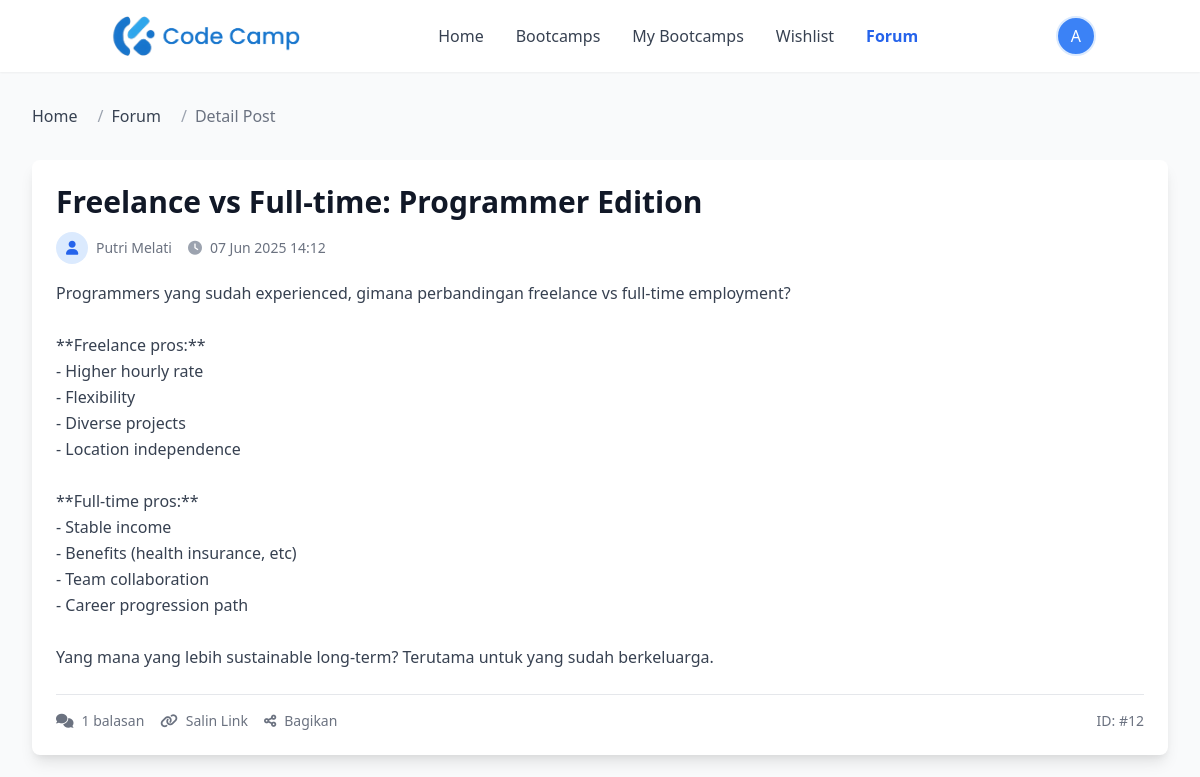
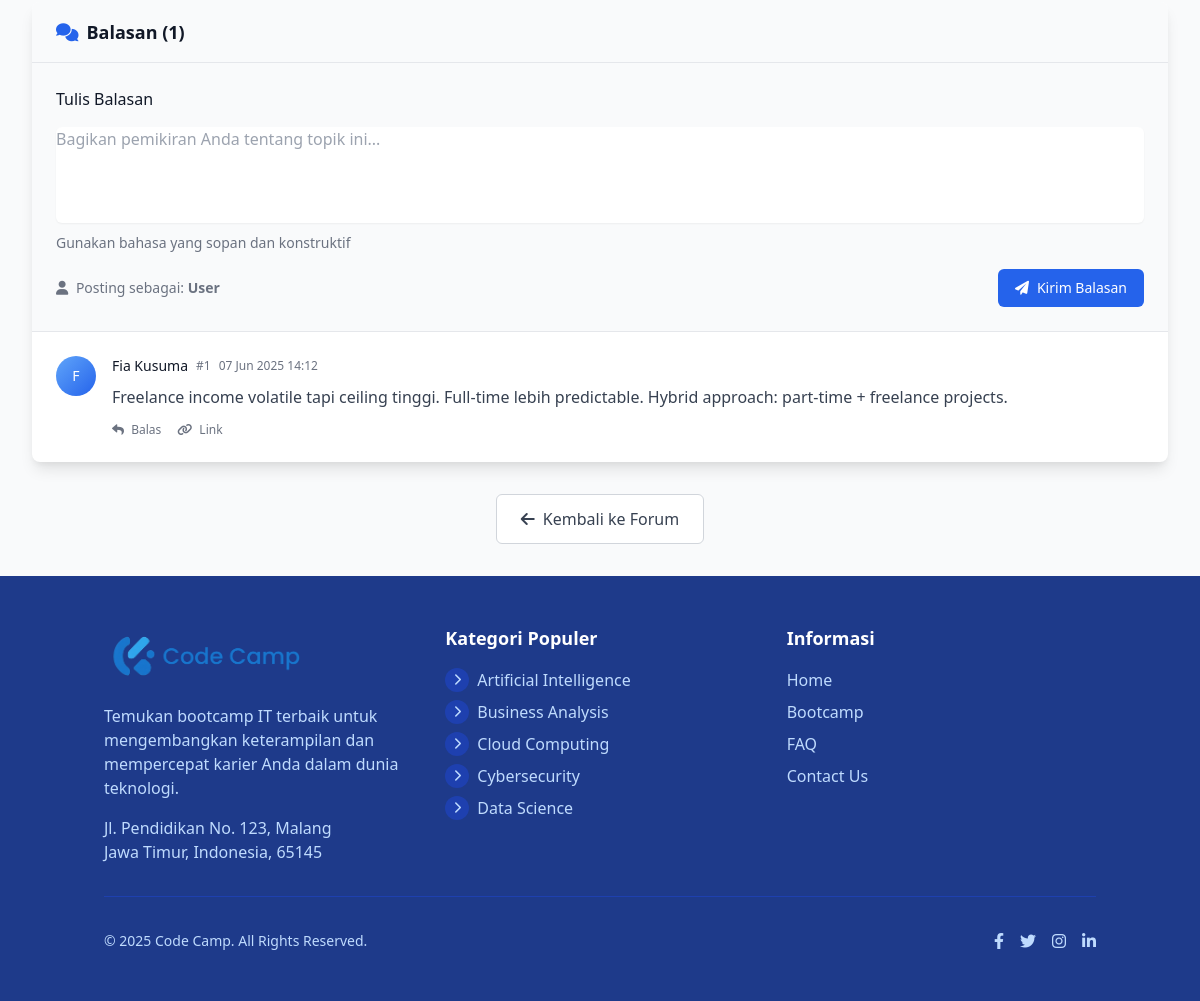
The page /index.php?action=forum_detail&id=12 (signed in) on the database its author committed (2 pictures, top to bottom).
### tables this page shows
CREATE TABLE IF NOT EXISTS forum_posts (
    id INT AUTO_INCREMENT PRIMARY KEY,
    user_id INT NOT NULL,
    title VARCHAR(255) NOT NULL,
    slug VARCHAR(255) NOT NULL UNIQUE,  
    content TEXT NOT NULL,
    category VARCHAR(100) DEFAULT 'general',  
    status ENUM('published', 'draft', 'archived') DEFAULT 'published',  
    is_pinned TINYINT(1) DEFAULT 0,  
    is_locked TINYINT(1) DEFAULT 0,  
    view_count INT DEFAULT 0,  
    reply_count INT DEFAULT 0,  
    last_reply_at DATETIME DEFAULT NULL,  
    last_reply_by INT DEFAULT NULL,  
    created_at DATETIME NOT NULL DEFAULT CURRENT_TIMESTAMP,  
    updated_at DATETIME DEFAULT CURRENT_TIMESTAMP ON UPDATE CURRENT_TIMESTAMP,  
    is_deleted TINYINT(1) DEFAULT 0,  
    
     
     
    
     
    INDEX idx_forum_posts_user (user_id),
    INDEX idx_forum_posts_slug (slug),
    INDEX idx_forum_posts_category (category),
    INDEX idx_forum_posts_status (status),
    INDEX idx_forum_posts_created (created_at),
    INDEX idx_forum_posts_deleted (is_deleted)
);

CREATE TABLE IF NOT EXISTS users (
    id INT AUTO_INCREMENT PRIMARY KEY,
    name VARCHAR(100) NOT NULL,
    alamat_email VARCHAR(100) NOT NULL UNIQUE,  
    password VARCHAR(255) NOT NULL,
    no_telepon VARCHAR(20) DEFAULT NULL,  
    status ENUM('active', 'inactive', 'suspended') DEFAULT 'active',  
    email_verified TINYINT(1) DEFAULT 0,  
    created_at DATETIME NOT NULL DEFAULT CURRENT_TIMESTAMP,  
    updated_at DATETIME DEFAULT CURRENT_TIMESTAMP ON UPDATE CURRENT_TIMESTAMP,  
    
     
    INDEX idx_users_email (alamat_email),
    INDEX idx_users_status (status),
    INDEX idx_users_created (created_at)
);

CREATE TABLE IF NOT EXISTS forum_replies (
    id INT AUTO_INCREMENT PRIMARY KEY,
    post_id INT NOT NULL,
    user_id INT NOT NULL,
    parent_id INT DEFAULT NULL,  
    content TEXT NOT NULL,
    status ENUM('published', 'pending', 'rejected') DEFAULT 'published',  
    is_helpful TINYINT(1) DEFAULT 0,  
    helpful_count INT DEFAULT 0,  
    created_at DATETIME NOT NULL DEFAULT CURRENT_TIMESTAMP,  
    updated_at DATETIME DEFAULT CURRENT_TIMESTAMP ON UPDATE CURRENT_TIMESTAMP,  
    is_deleted TINYINT(1) DEFAULT 0,  
    
     
    FOREIGN KEY (post_id) REFERENCES forum_posts(id) ON DELETE CASCADE ON UPDATE CASCADE,
    FOREIGN KEY (user_id) REFERENCES users(id) ON DELETE CASCADE ON UPDATE CASCADE,
    FOREIGN KEY (parent_id) REFERENCES forum_replies(id) ON DELETE CASCADE ON UPDATE CASCADE,
    
     
    INDEX idx_forum_replies_post (post_id),
    INDEX idx_forum_replies_user (user_id),
    INDEX idx_forum_replies_parent (parent_id),
    INDEX idx_forum_replies_status (status),
    INDEX idx_forum_replies_created (created_at),
    INDEX idx_forum_replies_deleted (is_deleted)
);

CREATE TABLE IF NOT EXISTS categories (
    id INT AUTO_INCREMENT PRIMARY KEY,
    name VARCHAR(100) NOT NULL UNIQUE,  
    slug VARCHAR(100) NOT NULL UNIQUE,  
    icon VARCHAR(255) DEFAULT NULL,  
    description TEXT DEFAULT NULL,  
    status ENUM('active', 'inactive') DEFAULT 'active',  
    sort_order INT DEFAULT 0,  
    created_at DATETIME NOT NULL DEFAULT CURRENT_TIMESTAMP,  
    updated_at DATETIME DEFAULT CURRENT_TIMESTAMP ON UPDATE CURRENT_TIMESTAMP,  
    
     
    INDEX idx_categories_slug (slug),
    INDEX idx_categories_status (status),
    INDEX idx_categories_sort (sort_order)
);

### views/forum/detail.php (the view, shortened to what the rows shown need)
<?php
include_once 'views/includes/header.php';
?>
<div class="max-w-7xl mx-auto px-4 sm:px-6 lg:px-8 py-8">
    <nav class="flex mb-8" aria-label="Breadcrumb">
        <ol class="inline-flex items-center space-x-1 md:space-x-3">
            <li class="inline-flex items-center">
                <a href="index.php" class="text-gray-700 hover:text-blue-600">Home</a>
            </li>
            <li>
                <div class="flex items-center">
                    <span class="mx-2 text-gray-400">/</span>
                    <a href="index.php?action=forum" class="text-gray-700 hover:text-blue-600">Forum</a>
                </div>
            </li>
            <li>
                <div class="flex items-center">
                    <span class="mx-2 text-gray-400">/</span>
                    <span class="text-gray-500">Detail Post</span>
                </div>
            </li>
        </ol>
    </nav>
    <div class="bg-white shadow-lg rounded-lg mb-6 overflow-hidden">
        <div class="p-6">
            <div class="flex justify-between items-start mb-4">
                <div class="flex-1">
                    <h1 class="text-3xl font-bold text-gray-900 mb-3">
                        <?php echo htmlspecialchars($post['title']); ?>
                    </h1>
                    <div class="flex items-center text-sm text-gray-500 space-x-4">
                        <span class="flex items-center">
                            <div class="w-8 h-8 bg-blue-100 rounded-full flex items-center justify-center mr-2">
                                <i class="fas fa-user text-blue-600"></i>
                            </div>
                            <?php echo htmlspecialchars($post['user_name']); ?>
                        </span>
                        <span class="flex items-center">
                            <i class="fas fa-clock mr-2 text-gray-400"></i>
                            <?php echo date('d M Y H:i', strtotime($post['created_at'])); ?>
                        </span>
                    </div>
                </div>
            </div>
            <div class="prose max-w-none text-gray-700 leading-relaxed">
                <?php echo nl2br(htmlspecialchars($post['content'])); ?>
            </div>
            <div class="mt-6 pt-4 border-t border-gray-200">
                <div class="flex justify-between items-center">
                    <div class="flex items-center space-x-4 text-sm text-gray-500">
                        <span class="flex items-center">
                            <i class="fas fa-comments mr-2"></i>
                            <?php echo count($replies); ?> balasan
                        </span>
                        <button onclick="copyPostLink()" class="flex items-center hover:text-blue-600 transition-colors">
                            <i class="fas fa-link mr-2"></i>
                            Salin Link
                        </button>
                        <button onclick="sharePost()" class="flex items-center hover:text-blue-600 transition-colors">
                            <i class="fas fa-share-alt mr-2"></i>
                            Bagikan
                        </button>
                    </div>
                    <div class="text-sm text-gray-500">
                        ID: #<?php echo $post['id']; ?>
                    </div>
                </div>
            </div>
        </div>
    </div>
    <div class="bg-white shadow-lg rounded-lg overflow-hidden">
        <div class="bg-gray-50 px-6 py-4 border-b border-gray-200">
            <h3 class="text-lg font-semibold text-gray-900 flex items-center">
                <i class="fas fa-comments text-blue-600 mr-2"></i>
                Balasan (<?php echo count($replies); ?>)
            </h3>
        </div>
        <?php if (isset($_SESSION['user_id'])): ?>
            <div class="p-6 border-b border-gray-200 bg-gray-50">
                <h4 class="text-md font-medium text-gray-900 mb-4">Tulis Balasan</h4>
                <form method="POST" action="index.php?action=forum_reply">
                    <div class="mb-4">
                        <textarea name="content" id="reply-content" rows="4"
                                  class="w-full rounded-md border-gray-300 shadow-sm focus:border-blue-500 focus:ring-blue-500 resize-none"
                                  placeholder="Bagikan pemikiran Anda tentang topik ini..."
                                  required></textarea>
                        <p class="mt-1 text-sm text-gray-500">Gunakan bahasa yang sopan dan konstruktif</p>
                    </div>
                    <div class="flex justify-between items-center">
                        <div class="text-sm text-gray-500">
                            <i class="fas fa-user mr-1"></i> Posting sebagai: <strong><?php echo htmlspecialchars($_SESSION['user_name'] ?? 'User'); ?></strong>
                        </div>
                        <button type="submit"
                                class="inline-flex items-center px-4 py-2 border border-transparent text-sm font-medium rounded-md text-white bg-blue-600 hover:bg-blue-700 focus:outline-none focus:ring-2 focus:ring-offset-2 focus:ring-blue-500 transition-colors">
                            <i class="fas fa-paper-plane mr-2"></i> Kirim Balasan
                        </button>
                    </div>
                </form>
            </div>
        <?php endif; ?>
        <div class="divide-y divide-gray-200">
            <?php if (!empty($replies)): ?>
                <?php foreach ($replies as $index => $reply): ?>
                    <div class="p-6" id="reply-<?php echo $reply['id']; ?>">
                        <div class="flex space-x-4">
                            <div class="flex-shrink-0">
                                <div class="w-10 h-10 bg-gradient-to-br from-blue-400 to-blue-600 rounded-full flex items-center justify-center">
                                    <span class="text-white font-medium text-sm">
                                        <?php echo strtoupper(substr($reply['user_name'], 0, 1)); ?>
                                    </span>
                                </div>
                            </div>
                            <div class="flex-1 min-w-0">
                                <div class="flex items-center justify-between mb-2">
                                    <div class="flex items-center space-x-2">
                                        <h5 class="text-sm font-medium text-gray-900">
                                            <?php echo htmlspecialchars($reply['user_name']); ?>
                                        </h5>
                                        <span class="text-xs text-gray-500">
                                            #<?php echo $index + 1; ?>
                                        </span>
                                        <span class="text-xs text-gray-500">
                                            <?php echo date('d M Y H:i', strtotime($reply['created_at'])); ?>
                                        </span>
                                    </div>
                                </div>
                                <div id="reply-content-<?php echo $reply['id']; ?>" class="text-gray-700 leading-relaxed">
                                    <?php echo nl2br(htmlspecialchars($reply['content'])); ?>
                                </div>
                                <div class="mt-3 flex items-center space-x-4 text-xs text-gray-500">
                                    <button onclick="replyToReply('<?php echo htmlspecialchars($reply['user_name']); ?>')"
                                            class="hover:text-blue-600 transition-colors">
                                        <i class="fas fa-reply mr-1"></i> Balas
                                    </button>
                                    <button onclick="copyReplyLink(<?php echo $reply['id']; ?>)"
                                            class="hover:text-blue-600 transition-colors">
                                        <i class="fas fa-link mr-1"></i> Link
                                    </button>
                                </div>
                            </div>
                        </div>
                    </div>
                <?php endforeach; ?>
            <?php endif; ?>
        </div>
    </div>
    <div class="mt-8 text-center">
        <a href="index.php?action=forum"
           class="inline-flex items-center px-6 py-3 border border-gray-300 text-base font-medium rounded-md text-gray-700 bg-white hover:bg-gray-50 transition-colors">
            <i class="fas fa-arrow-left mr-2"></i> Kembali ke Forum
        </a>
    </div>
</div>
<?php include_once 'views/includes/footer.php'; ?>

### views/includes/footer.php (shortened to what the rows shown need)
<?php
if (!isset($categories)) {
    require_once (isset($base_url) ? $base_url : '') . 'config/database.php';
    require_once (isset($base_url) ? $base_url : '') . 'models/Category.php';
    $database = new Database();
    $db = $database->getConnection();
    $category = new Category($db);
    $categoryStmt = $category->readAll();
    $categories = $categoryStmt->fetchAll(PDO::FETCH_ASSOC);
}
?>
    <footer class="bg-blue-900 text-white">
        <div class="container mx-auto px-4 py-12">
            <div class="grid grid-cols-1 md:grid-cols-3 gap-8">
                <div>
                    <div class="flex items-center mb-4">
                        <img src="<?php echo isset($base_url) ? $base_url : ''; ?>assets/images/logo.png" alt="Logo" class="h-16 hidden md:block">
                    </div>
                    <p class="text-blue-200 mb-4">Temukan bootcamp IT terbaik untuk mengembangkan keterampilan dan mempercepat karier Anda dalam dunia teknologi.</p>
                    <p class="text-blue-200">Jl. Pendidikan No. 123, Malang<br>Jawa Timur, Indonesia, 65145</p>
                </div>
                <div>
                    <h3 class="text-lg font-bold mb-4">Kategori Populer</h3>
                    <ul class="space-y-2">
                        <?php foreach (array_slice($categories, 0, 5) as $category): ?>
                            <li class="flex items-center">
                                <div class="w-6 h-6 mr-2 bg-blue-800 rounded-full flex items-center justify-center">
                                    <?php
                                    $icon_path = null;
                                    if ($icon_path): ?>
                                        <img src="<?php echo $icon_path; ?>" alt="<?php echo htmlspecialchars($category['name']); ?>" class="w-4 h-4 object-contain filter brightness-0 invert">
                                    <?php else: ?>
                                        <i class="fas fa-chevron-right text-blue-200 text-xs"></i>
                                    <?php endif; ?>
                                </div>
                                <a href="<?php echo isset($base_url) ? $base_url : ''; ?>index.php?action=bootcamp_category&id=<?php echo $category['id']; ?>" class="text-blue-200 hover:text-white transition-colors">
                                    <?php echo htmlspecialchars($category['name']); ?>
                                </a>
                            </li>
                        <?php endforeach; ?>
                    </ul>
                </div>
                <div>
                    <h3 class="text-lg font-bold mb-4">Informasi</h3>
                    <ul class="space-y-2">
                        <li><a href="<?php echo isset($base_url) ? $base_url : ''; ?>index.php" class="text-blue-200 hover:text-white">Home</a></li>
                        <li><a href="<?php echo isset($base_url) ? $base_url : ''; ?>index.php?action=bootcamps" class="text-blue-200 hover:text-white">Bootcamp</a></li>
                        <li><a href="#" class="text-blue-200 hover:text-white">FAQ</a></li>
                        <li><a href="#" class="text-blue-200 hover:text-white">Contact Us</a></li>
                    </ul>
                </div>
            </div>
            <div class="border-t border-blue-800 mt-8 pt-8 flex flex-col md:flex-row justify-between items-center">
                <p class="text-blue-200 text-sm">&copy; 2025 Code Camp. All Rights Reserved.</p>
                <div class="flex space-x-4 mt-4 md:mt-0">
                    <a href="#" class="text-blue-200 hover:text-white">
                        <i class="fab fa-facebook-f"></i>
                    </a>
                    <a href="#" class="text-blue-200 hover:text-white">
                        <i class="fab fa-twitter"></i>
                    </a>
                    <a href="#" class="text-blue-200 hover:text-white">
                        <i class="fab fa-instagram"></i>
                    </a>
                    <a href="#" class="text-blue-200 hover:text-white">
                        <i class="fab fa-linkedin-in"></i>
                    </a>
                </div>
            </div>
        </div>
    </footer>
</body>
</html>

### rows shown on the page
forum_posts: title "Freelance vs Full-time: Programmer Edition", user.name "Putri Melati", created_at "07 Jun 2025 14:12", content "Programmers yang sudah experienced, gimana perbandingan freelance vs full-time employment? **Freelance pros:** - Higher hourly rate - Flexibility - Diverse projects - Location independence **Full-time pros:** - Stable income - Benefits (health insurance, etc) - Team collaboration - Career progression path Yang mana yang lebih sustainable long-term? Terutama untuk yang sudah berkeluarga.", id "12"
forum_replies: user.name "F", user.name "Fia Kusuma", created_at "07 Jun 2025 14:12", content "Freelance income volatile tapi ceiling tinggi. Full-time lebih predictable. Hybrid approach: part-time + freelance projects."
categories: name "Artificial Intelligence"
categories: name "Business Analysis"
categories: name "Cloud Computing"
categories: name "Cybersecurity"
categories: name "Data Science"

### other values the page prints
substr($user_name, 0, 1) "A"
count($replies) "1"
$_SESSION['user_name'] "User"
